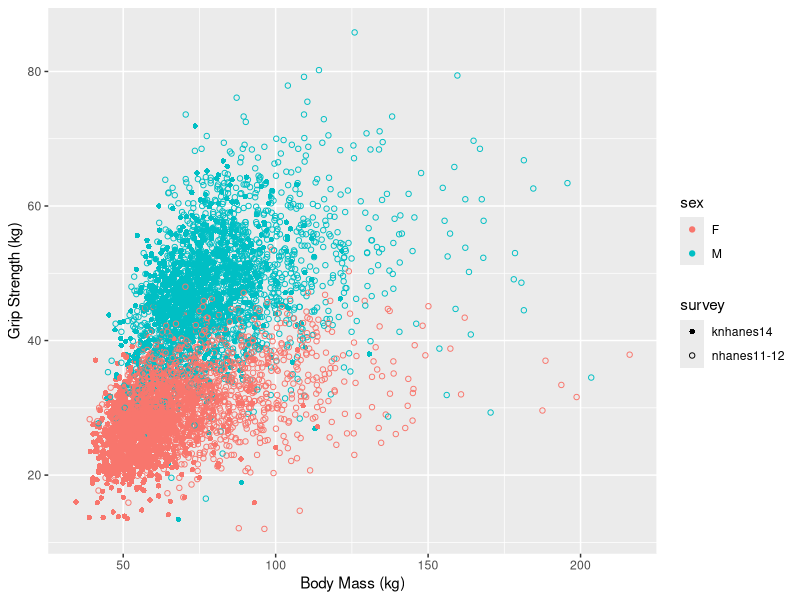
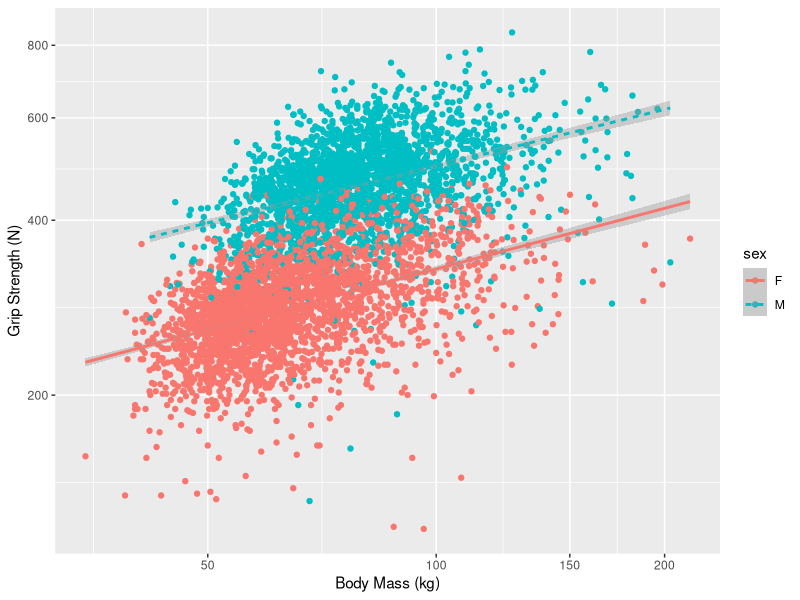

These charts were generated, in order, by the following R code:
## ---- chunk 1
knitr::opts_chunk$set(fig.align='center')
## ---- chunk 2
library(dplyr)
library(ggplot2)
library(readr)
library(knitr)

strength <- read_csv("strength.csv")
## ---- chunk 3
summary=strength %>%
  group_by(sex, survey) %>%
  summarize(
    mean_grip_strength= mean(gs.max),
    SD_grip_strength= sd(gs.max)
  )

kable(summary, col.names=c("Sex", "Survey Population", "Mean max. strength", "SD max. strength"), caption = "Table 1. Strength as function of sex and survey population", align="llcc")
## ---- chunk 4

ggplot(strength, aes(wt, gs.max, col=sex, shape=survey))+
  geom_point()+
  scale_shape_manual(values=c(16,1))+
  xlab("Body Mass (kg)")+
  ylab("Grip Strength (kg)")
## ---- chunk 5
ggplot(strength,(aes(log(wt), log(9.81*gs.max), color=sex, linetype=sex)))+
  geom_point()+
  geom_smooth(method="lm")+
  scale_shape_manual(values=c(16,1))+
  scale_y_continuous(breaks=c(log(200),log(400), log(600),log(800) ),
                     labels = c(200, 400, 600, 800))+
  scale_x_continuous(breaks=c(log(50), log(100),log(150),log(200)),
                     labels = c(50, 100, 150, 200))+
  xlab("Body Mass (kg)")+
  ylab("Grip Strength (N)")
## ---- chunk 6
mod.1a=lm(log(gs.max)~log(wt), data=strength[strength$bmi>18.5 & strength$bmi<25,])
summary(mod.1a)

mod.1b=lm(log(gs.max)~log(wt)+sex, data=strength[strength$bmi>18.5 & strength$bmi<25,])
summary(mod.1b)#this is the best

mod.1c=lm(log(gs.max)~log(wt)+sex+survey, data=strength[strength$bmi>18.5 & strength$bmi<25,])
summary(mod.1c)
